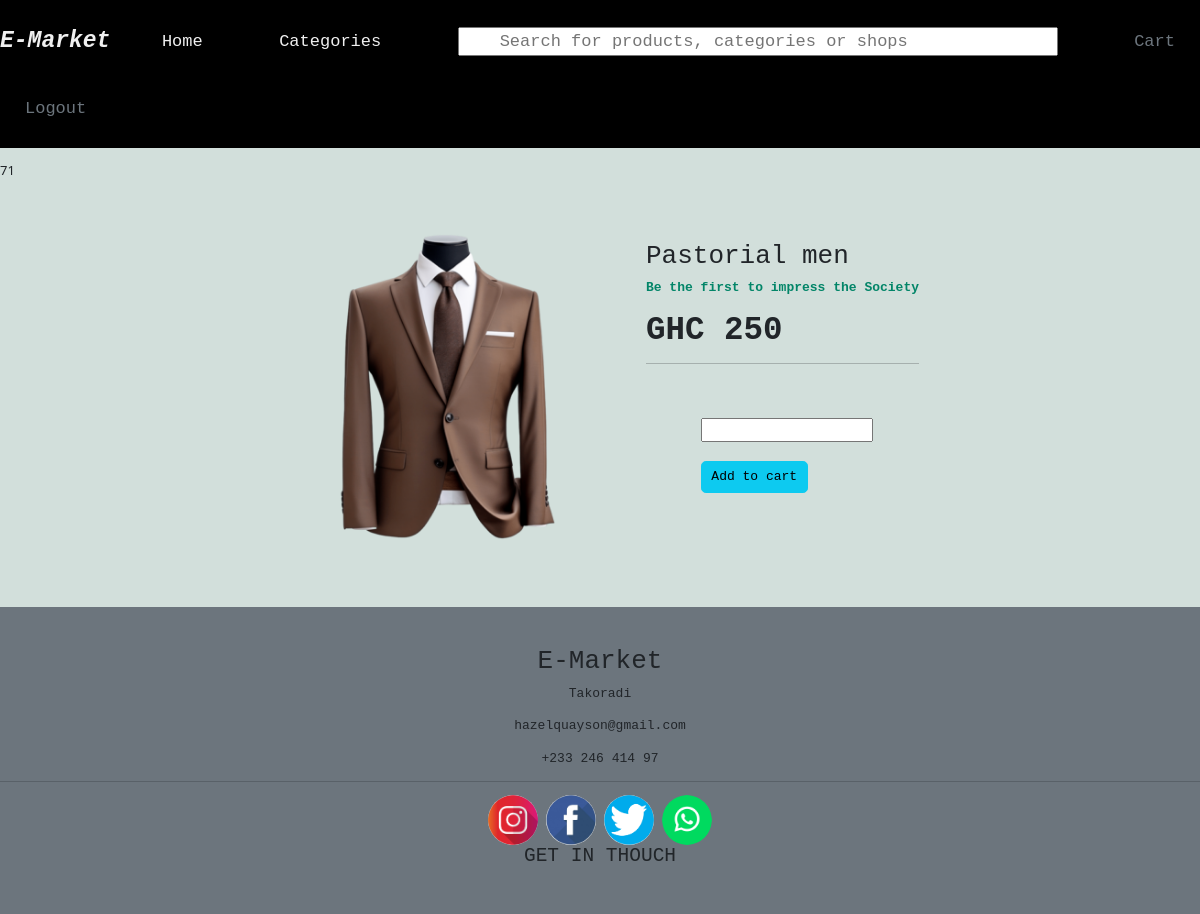
The page /components/dashboard.php?page=detail&product_id=7&category=collections (signed in) on the database its author committed.
### tables this page shows
CREATE TABLE `products` (
  `id` int(11) NOT NULL,
  `product_name` varchar(250) NOT NULL,
  `category` varchar(250) NOT NULL,
  `price` int(11) NOT NULL,
  `p_image` varchar(250) NOT NULL
);

### components/detail.php (the view, shortened to what this page needs)
<?php
    $product_id = $_GET['product_id'];
    $category = $_GET['category'];
    echo $product_id;
    echo $userid;
 include('./dbcon.php');
 $sql_detail = "SELECT * FROM products WHERE id='$product_id'";
 $query_detail = mysqli_query($dbcon, $sql_detail);
 $row = mysqli_fetch_assoc($query_detail)
?>
<!DOCTYPE html>
<html lang="en">
<head>
    <link rel="stylesheet" href="../css/detail.css">
</head>
<body>
    <div id="main" class="container">
        <div class="product_image">
            <img src="../uploads/<?php echo $row['p_image'];?>">
        </div>
        <div class="description">
            <h2><?php echo $row['product_name'];?></h2>
            <p>Be the first to impress the Society</p>
            <h1> GHC <?php echo $row['price'];?></h1>
            <hr>
            <form action="./add_to_cart.php?product_id=<?php echo $product_id;?>&userid=<?php echo $userid;?>&price=<?php echo $row['price'];?>&p_image=<?php echo $row['p_image'];?>&category=<?php echo $category; ?>" method="POST">
                <input name="total_number" type="number" required> <br><br>
                <button class="btn btn-info" type="submit" name="addToCart">Add to cart</button>
            </form>
        </div>
    </div>
</body>
</html>

### css/dashboard.css (style rules this page uses)
* { padding: 0; margin: 0; font-family: monospace; }
body { background-color: rgb(210, 223, 219); }
.container { width: 100%; max-width: 1200px; margin: 0 auto; position: relative; }

### css/detail.css (style rules this page uses)
#main { display: flex; justify-content: center; gap: 35px; padding: 5%; }
.description form { margin: 20%; }
.description h1 { font-weight: 900; }
.description p { font-weight: 600; color: rgb(2, 133, 104); }
.product_image img { width: 330px; margin-top: -30px; }

### rows shown on the page
products: p_image (picture), product_name "Pastorial men", price "250"

### other values the page prints
$product_id "7"
$userid "1"
